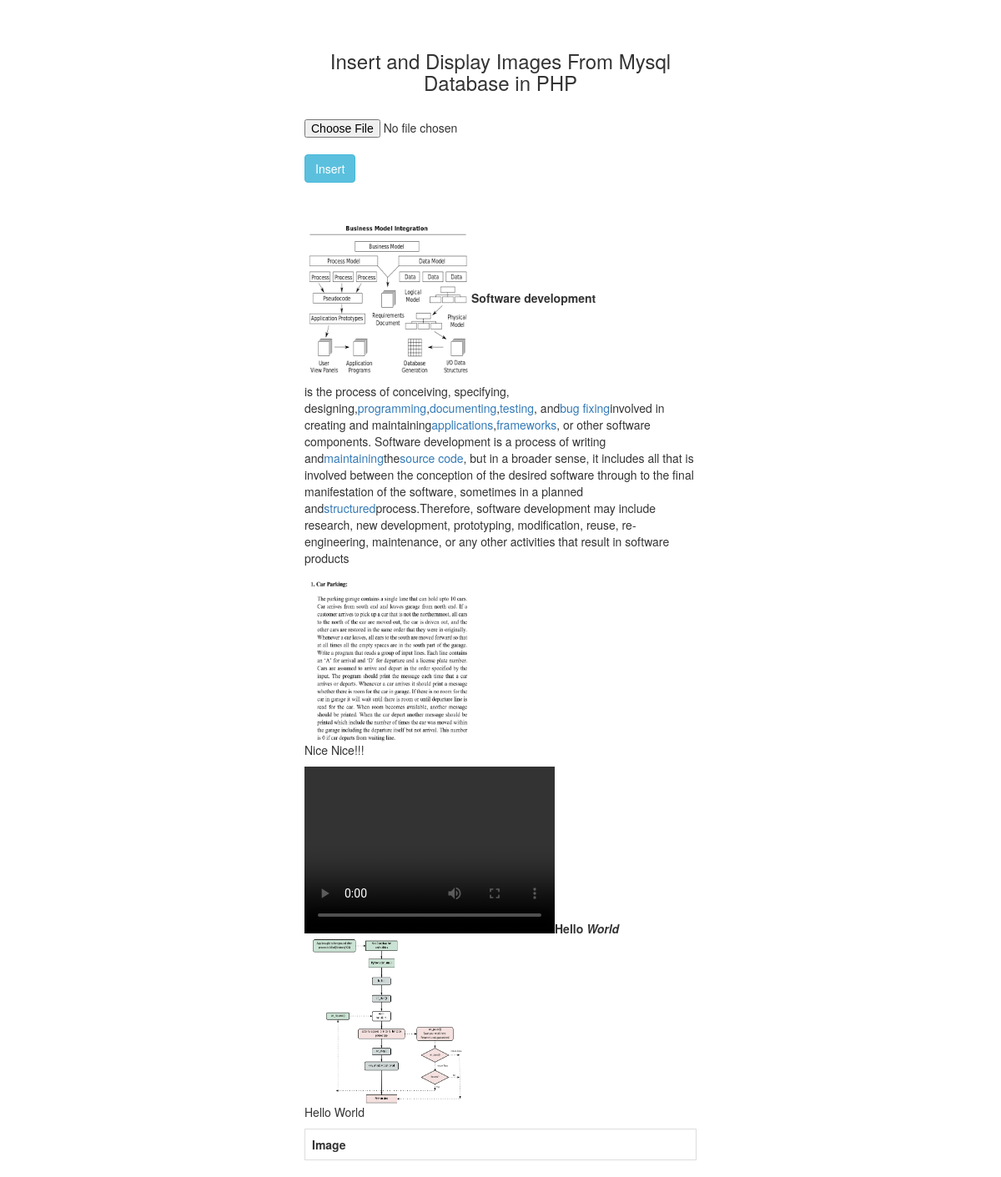
Screenshot of /php/disp.php with the database file from the repository.
### tables this page shows
CREATE TABLE `img_vid` (
  `Id` int(255) NOT NULL,
  `Title1` text NOT NULL,
  `Vide1` varchar(255) NOT NULL,
  `Img1` varchar(255) NOT NULL,
  `location` varchar(255) NOT NULL,
  `Text15` longtext NOT NULL,
  `username` varchar(255) NOT NULL
);

### php/disp.php (the view, shortened to what this page needs)
<?php
 $servername = "localhost";
  $username = "root";
  $password = "";
  $db_name = "daishik";
  $conn = mysqli_connect($servername,$username,$password,$db_name);
 ?>
<!DOCTYPE html>
 <html>
      <head>
           <link rel="stylesheet" href="https://maxcdn.bootstrapcdn.com/bootstrap/3.3.6/css/bootstrap.min.css" />
      </head>
      <body>
           <br /><br />
           <div class="container" style="width:500px;">
                <h3 align="center">Insert and Display Images From Mysql Database in PHP</h3>
                <br />
                <form method="post" enctype="multipart/form-data">
                     <input type="file" name="image" id="image" />
                     <br />
                     <input type="submit" name="insert" id="insert" value="Insert" class="btn btn-info" />
                </form>
                <br />
                <br />
                <table class="table table-bordered">
                     <tr>
                          <th>Image</th>
                     </tr>
                <?php
                $query = "SELECT * FROM `img_vid`  ORDER BY id DESC";
                $result = mysqli_query($conn, $query);
                while($row = mysqli_fetch_array($result))
                {
                     if ($row['Img1'] != "") {
                       echo '<img src="images1/'.$row['Img1'].'" height="200" width="200" class="img-thumnail"/>';
                       echo $row['Text15'];
                     }
                     if($row['Vide1'] != "")
                   { echo '<video width ="300" height="200" controls><source src ="videos/'.$row['Vide1'].'" type="video/mp4"></video>';
                      echo $row['Text15'];
                    }
                }
                ?>
                </table>
           </div>
      </body>
 </html>

### rows the page displays
img_vid: Img1 (picture), Text15 "Software development is the process of conceiving, specifying, designing, programming , documenting , testing , and bug fixing involved in creating and maintaining applications , frameworks , or other software components. Software development is a process of writing and maintaining the source code , but in a broader sense, it includes all that is involved between the conception of the desired software through to the final manifestation of the software, sometimes in a planned and structured process.Therefore, software development may include research, new development, prototyping, modification, reuse, re-engineering, maintenance, or any other activities that result in software products"
img_vid: Img1 (picture), Text15 "Nice Nice!!!"
img_vid: Text15 "Hello World"
img_vid: Img1 (picture), Text15 "Hello World"
